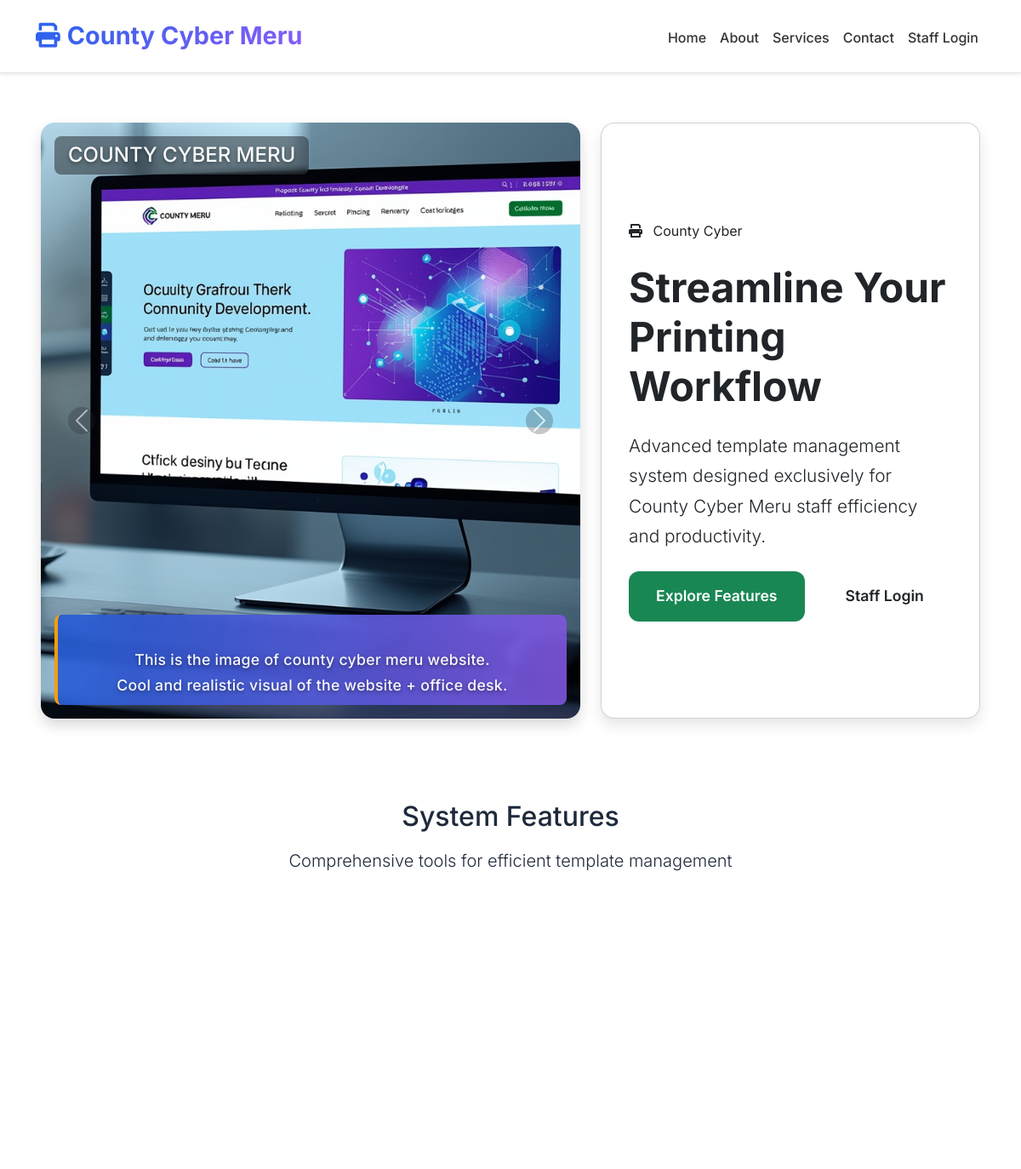
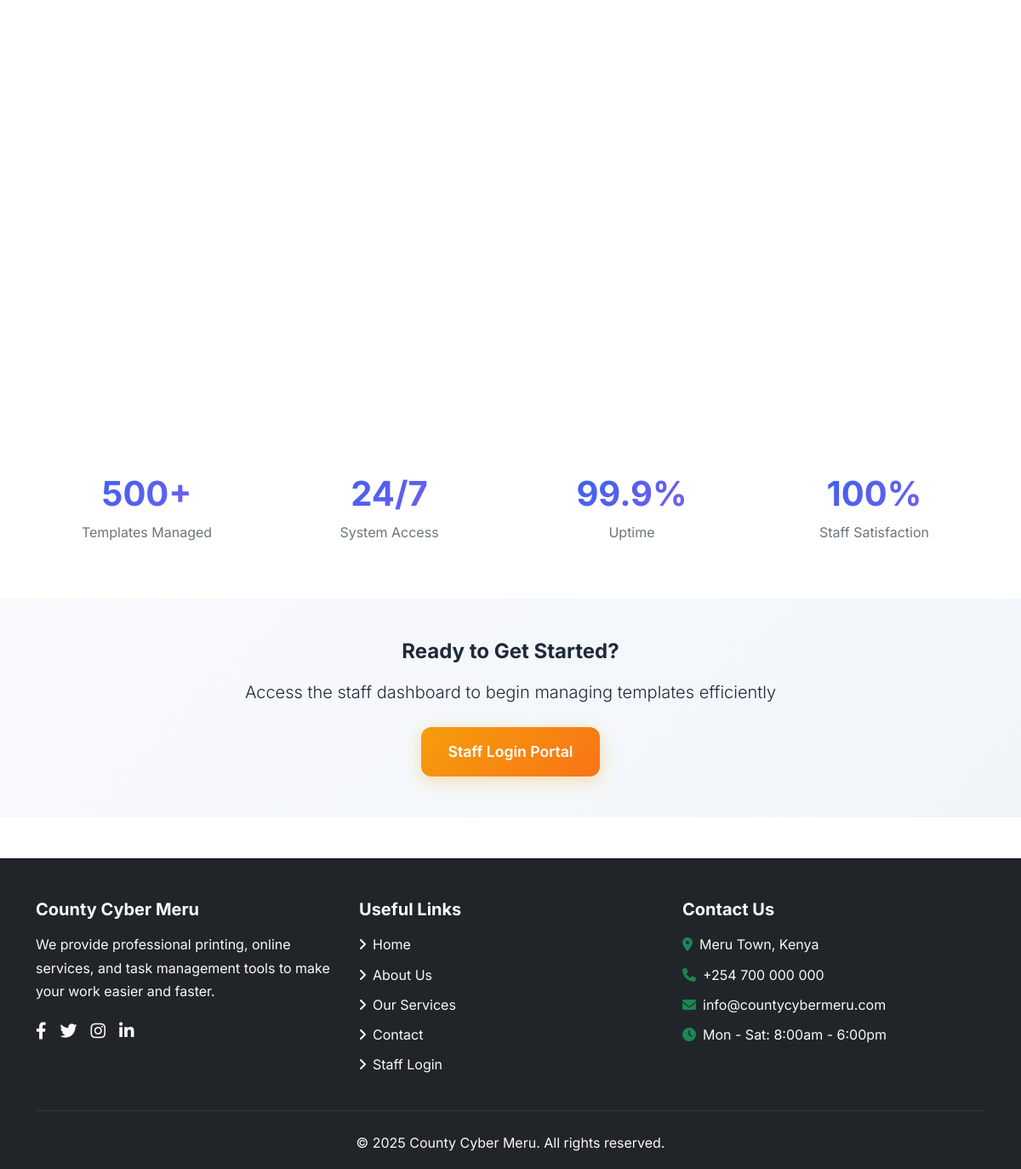
The page / on the database its author committed (2 pictures, top to bottom).
### core/models.py (models this page shows, shortened)
class SliderImage(models.Model):
    title = models.CharField(max_length=100, blank=True, null=True)
    description = models.TextField(blank=True, null=True)
    image = models.ImageField(upload_to='slider_images/')
    is_active = models.BooleanField(default=True)
    uploaded_at = models.DateTimeField(auto_now_add=True)
    class Meta:
        ordering = ['-uploaded_at']

### core/views.py (the view)
# urls.py: path('', views.home, name='home'),
def home(request):
    slider_images = SliderImage.objects.filter(is_active=True)[:5]
    return render(request, 'public/home.html', {'slider_images': slider_images})

### templates/public/home.html (shortened to what this page needs)
{% extends 'base/base.html' %}
{% load static %}
{% block content %}
<section class="hero-section py-5">
  <div class="container-fluid px-5">
    <div class="row g-4 align-items-stretch">
      <div class="col-lg-7">
        <div id="heroCarousel" class="carousel slide carousel-fade rounded-4 shadow" data-bs-ride="carousel">
          <div class="carousel-inner">
            {% for image in slider_images %}
              <div class="carousel-item {% if forloop.first %}active{% endif %} position-relative">
                <img src="{{ image.image.url }}" class="d-block w-100 hero-img" alt="{{ image.title }}">
                {% if image.title %}
                <div class="carousel-caption-top position-absolute top-0 start-0 w-100 text-start p-3">
                  <h4 class="text-light bg-dark bg-opacity-50 px-3 py-2 rounded-3 d-inline-block">
                    {{ image.title }}
                  </h4>
                </div>
                {% endif %}
                {% if image.description %}
                <div class="carousel-caption-bottom position-absolute bottom-0 start-0 w-100 text-start p-3">
                  <p class="text-light bg-dark bg-opacity-50 px-3 py-2 rounded-3 mb-0" style="white-space: pre-line; text-align: center;">
                    {{ image.description }}
                  </p>
                </div>
                {% endif %}
              </div>
            {% empty %}
              <div class="carousel-item active">
                <img src="{% static 'images/default_hero.jpg' %}" class="d-block w-100 hero-img" alt="Default Image">
              </div>
            {% endfor %}
          </div>
          <button class="carousel-control-prev" type="button" data-bs-target="#heroCarousel" data-bs-slide="prev">
            <span class="carousel-control-prev-icon bg-dark bg-opacity-50 rounded-circle p-3" aria-hidden="true"></span>
          </button>
          <button class="carousel-control-next" type="button" data-bs-target="#heroCarousel" data-bs-slide="next">
            <span class="carousel-control-next-icon bg-dark bg-opacity-50 rounded-circle p-3" aria-hidden="true"></span>
          </button>
        </div>
      </div>
      <div class="col-lg-5">
        <div class="card hero-text">
          <div class="animated-logo mb-4">
            <i class="fas fa-print me-2"></i>
            <span>County Cyber</span>
          </div>
          <h1 class="display-5 fw-bold mb-4">Streamline Your Printing Workflow</h1>
          <p class="lead mb-4">
            Advanced template management system designed exclusively for County Cyber Meru staff efficiency and productivity.
          </p>
          <div class="d-flex gap-3 flex-wrap">
            <a href="#services" class="btn btn-success">Explore Features</a>
            <a href="{% url 'staff:login' %}" class="btn btn-outline-dark">Staff Login</a>
          </div>
        </div>
      </div>
    </div>
  </div>
</section>
<section id="services" class="py-5">
    <div class="container">
        <div class="row text-center mb-5">
            <div class="col-12">
                <h2 class="text-gradient mb-3">System Features</h2>
                <p class="lead">Comprehensive tools for efficient template management</p>
            </div>
        </div>
        <div class="row g-4">
            <div class="col-md-4">
            </div>
            <div class="col-md-4">
            </div>
            <div class="col-md-4">
            </div>
        </div>
        <div class="row g-4 mt-4">
            <div class="col-md-4">
            </div>
            <div class="col-md-4">
            </div>
            <div class="col-md-4">
            </div>
        </div>
    </div>
</section>
<section class="py-5 bg-white">
    <div class="container text-center">
        <div class="row">
            <div class="col-md-3">
                <h3 class="text-primary fw-bold">500+</h3>
                <p class="text-secondary">Templates Managed</p>
            </div>
            <div class="col-md-3">
                <h3 class="text-primary fw-bold">24/7</h3>
                <p class="text-secondary">System Access</p>
            </div>
            <div class="col-md-3">
                <h3 class="text-primary fw-bold">99.9%</h3>
                <p class="text-secondary">Uptime</p>
            </div>
            <div class="col-md-3">
                <h3 class="text-primary fw-bold">100%</h3>
                <p class="text-secondary">Staff Satisfaction</p>
            </div>
        </div>
    </div>
</section>
<section class="py-5 bg-light">
    <div class="container text-center">
        <h4 class="fw-bold mb-3">Ready to Get Started?</h4>
        <p class="lead mb-4">Access the staff dashboard to begin managing templates efficiently</p>
        <a href="{% url 'staff:login' %}" class="btn btn-primary btn-lg">Staff Login Portal</a>
    </div>
</section>
{% endblock %}

### static/css/main.css (style rules this page uses)
:root { --primary: #2563eb; --primary-dark: #1d4ed8; --secondary: #64748b; --light: #f8fafc; --dark: #1e293b; --gradient-start: #2563eb; --gradient-end: #8b5cf6; --accent: #f59e0b; }
body { font-family: 'Inter', 'Segoe UI', system-ui, -apple-system, sans-serif; line-height: 1.7; color: var(--dark); overflow-x: hidden; }
.hero-section { color: #fff; overflow: hidden; }
.hero-section::before { content: ''; position: absolute; top: 0; left: 0; right: 0; bottom: 0; }
.hero-section .hero-text { background: #ffffff; border-radius: 1rem; box-shadow: 0 0.5rem 1rem rgba(0,0,0,0.1); padding: 2rem; display: flex; flex-direction: column; justify-content: center; height: 100%; }
.hero-section .carousel, .hero-section .carousel-inner, .hero-section .carousel-item { height: 100%; min-height: 700px; }
.hero-img { width: 100%; height: 100%; object-fit: cover; border-radius: 1rem; }
.hero-section { overflow: hidden; }
.carousel-caption-bottom p { font-family: 'Inter', sans-serif; font-weight: 500; font-size: 1.1rem; color: #fefefe; text-shadow: 2px 2px 8px rgba(0, 0, 0, 0.7); background: linear-gradient(90deg, rgba(37, 99, 235, 0.8), rgba(139, 92, 246, 0.8)); border-left: 4px solid #f59e0b; border-radius: 12px; padding: 1rem 1.25rem; animation: fadeInUp 0.9s ease-out both; letter-spacing: 0.3px; }
.hero-section .lead { font-size: 1.3rem; animation: slideInLeft 0.8s ease-out 0.2s both; }
.btn { border-radius: 12px; padding: 1rem 2rem; font-weight: 600; font-size: 1.1rem; border: none; transition: all 0.4s cubic-bezier(0.4, 0, 0.2, 1); position: relative; overflow: hidden; }
.bg-white .row { animation: fadeInUp 0.8s ease-out 0.4s both; }
.bg-white h3 { font-weight: 800; font-size: 2.5rem; background: linear-gradient(135deg, var(--gradient-start), var(--gradient-end)); -webkit-background-clip: text; -webkit-text-fill-color: transparent; background-clip: text; }
.bg-light { background: linear-gradient(135deg, #f8fafc 0%, #f1f5f9 100%); }
.bg-light .btn-primary { background: linear-gradient(135deg, var(--accent), #f97316); box-shadow: 0 5px 20px rgba(245, 158, 11, 0.3); }
.bg-white .col-md-3 { transition: all 0.3s ease; }
html { scroll-behavior: smooth; }
.card { border-radius: 16px; overflow: hidden; transition: transform 0.2s ease, box-shadow 0.2s ease; }
.carousel-caption-top, .carousel-caption-bottom { z-index: 2; }
.carousel-caption-top h4, .carousel-caption-bottom p { backdrop-filter: blur(4px); color: #fff; font-weight: 500; text-shadow: 0 2px 4px rgba(0, 0, 0, 0.4); }

### rows shown on the page
SliderImage: image (picture), title "COUNTY CYBER MERU", description "This is the image of county cyber meru website. Cool and realistic visual of the website + office desk."
